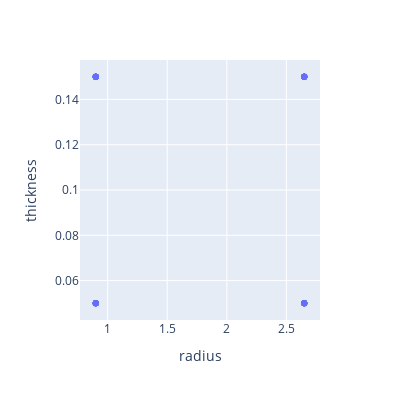

The code cell stored with this chart in its notebook:
### Code cell
grid_fig = px.scatter(grid_samples, x="radius", y="thickness", width=400, height=400)
grid_fig

### Figure 1 — Plotly figure (JSON) as saved in the notebook; plotly's stock layout.template omitted (floating-point values rounded to 4 significant figures)
{"data": [{"hovertemplate": "radius=%{x}<br>thickness=%{y}<extra></extra>", "legendgroup": "", "marker": {"color": "#636efa", "symbol": "circle"}, "mode": "markers", "name": "", "orientation": "v", "showlegend": false, "type": "scatter", "x": [0.9, 0.9, 0.9, 0.9, 2.65, 2.65, 2.65, 2.65, 0.9, 0.9, 0.9, 0.9, 2.65, 2.65, 2.65, 2.65, 0.9, 0.9, 0.9, 0.9, 2.65, 2.65, 2.65, 2.65, 0.9, 0.9, 0.9, 0.9, 2.65, 2.65, 2.65, 2.65, 0.9, 0.9, 0.9, 0.9, 2.65, 2.65, 2.65, 2.65, 0.9, 0.9, 0.9, 0.9, 2.65, 2.65, 2.65, 2.65, 0.9, 0.9, 0.9, 0.9, 2.65, 2.65, 2.65, 2.65, 0.9, 0.9, 0.9, 0.9, 2.65, 2.65, 2.65, 2.65], "xaxis": "x", "y": [0.05, 0.15, 0.05, 0.15, 0.05, 0.15, 0.05, 0.15, 0.05, 0.15, 0.05, 0.15, 0.05, 0.15, 0.05, 0.15, 0.05, 0.15, 0.05, 0.15, 0.05, 0.15, 0.05, 0.15, 0.05, 0.15, 0.05, 0.15, 0.05, 0.15, 0.05, 0.15, 0.05, 0.15, 0.05, 0.15, 0.05, 0.15, 0.05, 0.15, 0.05, 0.15, 0.05, 0.15, 0.05, 0.15, 0.05, 0.15, 0.05, 0.15, 0.05, 0.15, 0.05, 0.15, 0.05, 0.15, 0.05, 0.15, 0.05, 0.15, 0.05, 0.15, 0.05, 0.15], "yaxis": "y"}], "layout": {"height": 400, "legend": {"tracegroupgap": 0}, "margin": {"t": 60}, "width": 400, "xaxis": {"anchor": "y", "autorange": true, "domain": [0, 1], "range": [0.7678, 2.782], "title": {"text": "radius"}, "type": "linear"}, "yaxis": {"anchor": "x", "autorange": true, "domain": [0, 1], "range": [0.0426, 0.1574], "title": {"text": "thickness"}, "type": "linear"}}}
